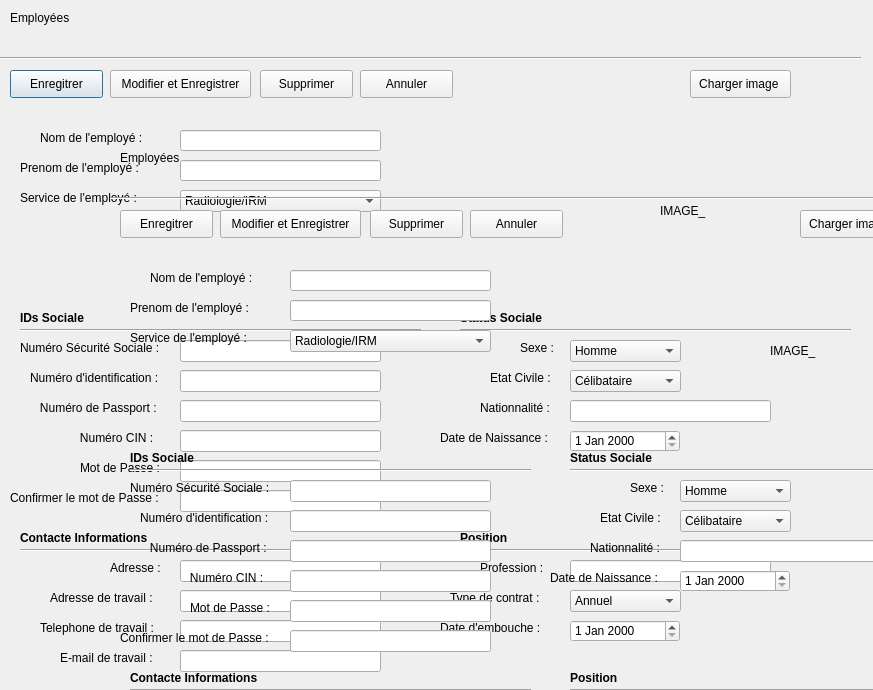
<?xml version="1.0" encoding="UTF-8"?>
<ui version="4.0">
 <class>Employe</class>
 <widget class="QDialog" name="Employe">
  <property name="geometry">
   <rect>
    <x>0</x>
    <y>0</y>
    <width>873</width>
    <height>690</height>
   </rect>
  </property>
  <property name="windowTitle">
   <string>Dialog</string>
  </property>
  <widget class="QLabel" name="label_nom">
   <property name="geometry">
    <rect>
     <x>40</x>
     <y>130</y>
     <width>111</width>
     <height>16</height>
    </rect>
   </property>
   <property name="text">
    <string>Nom de l'employé : </string>
   </property>
  </widget>
  <widget class="QLabel" name="label_NSS">
   <property name="geometry">
    <rect>
     <x>20</x>
     <y>340</y>
     <width>151</width>
     <height>16</height>
    </rect>
   </property>
   <property name="text">
    <string>Numéro Sécurité Sociale : </string>
   </property>
  </widget>
  <widget class="QLabel" name="label_ID">
   <property name="geometry">
    <rect>
     <x>30</x>
     <y>370</y>
     <width>141</width>
     <height>16</height>
    </rect>
   </property>
   <property name="text">
    <string>Numéro d'identification :</string>
   </property>
  </widget>
  <widget class="QLabel" name="label_passport">
   <property name="geometry">
    <rect>
     <x>30</x>
     <y>400</y>
     <width>141</width>
     <height>16</height>
    </rect>
   </property>
   <property name="text">
    <string>   Numéro de Passport :</string>
   </property>
  </widget>
  <widget class="QLabel" name="label_CIN">
   <property name="geometry">
    <rect>
     <x>30</x>
     <y>430</y>
     <width>141</width>
     <height>16</height>
    </rect>
   </property>
   <property name="text">
    <string>               Numéro CIN :</string>
   </property>
  </widget>
  <widget class="QLabel" name="label_12">
   <property name="geometry">
    <rect>
     <x>10</x>
     <y>10</y>
     <width>81</width>
     <height>16</height>
    </rect>
   </property>
   <property name="text">
    <string>Employées</string>
   </property>
  </widget>
  <widget class="Line" name="line">
   <property name="geometry">
    <rect>
     <x>0</x>
     <y>50</y>
     <width>861</width>
     <height>16</height>
    </rect>
   </property>
   <property name="orientation">
    <enum>Qt::Horizontal</enum>
   </property>
  </widget>
  <widget class="QPushButton" name="pushButton_Ajouter">
   <property name="geometry">
    <rect>
     <x>10</x>
     <y>70</y>
     <width>93</width>
     <height>28</height>
    </rect>
   </property>
   <property name="text">
    <string>Enregitrer</string>
   </property>
  </widget>
  <widget class="QPushButton" name="pushButton_3">
   <property name="geometry">
    <rect>
     <x>360</x>
     <y>70</y>
     <width>93</width>
     <height>28</height>
    </rect>
   </property>
   <property name="text">
    <string>Annuler</string>
   </property>
  </widget>
  <widget class="QLabel" name="label_service">
   <property name="geometry">
    <rect>
     <x>20</x>
     <y>190</y>
     <width>141</width>
     <height>16</height>
    </rect>
   </property>
   <property name="text">
    <string>Service de l'employé : </string>
   </property>
  </widget>
  <widget class="QLineEdit" name="lineEdit_nom">
   <property name="geometry">
    <rect>
     <x>180</x>
     <y>130</y>
     <width>201</width>
     <height>21</height>
    </rect>
   </property>
  </widget>
  <widget class="QLabel" name="label_image">
   <property name="geometry">
    <rect>
     <x>660</x>
     <y>130</y>
     <width>161</width>
     <height>161</height>
    </rect>
   </property>
   <property name="text">
    <string>IMAGE_</string>
   </property>
  </widget>
  <widget class="QComboBox" name="comboBox_service">
   <property name="geometry">
    <rect>
     <x>180</x>
     <y>190</y>
     <width>201</width>
     <height>22</height>
    </rect>
   </property>
   <item>
    <property name="text">
     <string>Radiologie/IRM</string>
    </property>
   </item>
   <item>
    <property name="text">
     <string>Cardiologie</string>
    </property>
   </item>
   <item>
    <property name="text">
     <string>finacière</string>
    </property>
   </item>
  </widget>
  <widget class="QLineEdit" name="lineEdit_NSS">
   <property name="geometry">
    <rect>
     <x>180</x>
     <y>340</y>
     <width>201</width>
     <height>22</height>
    </rect>
   </property>
  </widget>
  <widget class="QLineEdit" name="lineEdit_ID">
   <property name="geometry">
    <rect>
     <x>180</x>
     <y>370</y>
     <width>201</width>
     <height>22</height>
    </rect>
   </property>
  </widget>
  <widget class="QLineEdit" name="lineEdit_passport">
   <property name="geometry">
    <rect>
     <x>180</x>
     <y>400</y>
     <width>201</width>
     <height>22</height>
    </rect>
   </property>
  </widget>
  <widget class="QLineEdit" name="lineEdit_CIN">
   <property name="geometry">
    <rect>
     <x>180</x>
     <y>430</y>
     <width>201</width>
     <height>22</height>
    </rect>
   </property>
  </widget>
  <widget class="Line" name="line_2">
   <property name="geometry">
    <rect>
     <x>20</x>
     <y>320</y>
     <width>401</width>
     <height>20</height>
    </rect>
   </property>
   <property name="orientation">
    <enum>Qt::Horizontal</enum>
   </property>
  </widget>
  <widget class="QLabel" name="label_7">
   <property name="geometry">
    <rect>
     <x>20</x>
     <y>310</y>
     <width>71</width>
     <height>16</height>
    </rect>
   </property>
   <property name="font">
    <font>
     <weight>75</weight>
     <bold>true</bold>
    </font>
   </property>
   <property name="text">
    <string>IDs Sociale</string>
   </property>
  </widget>
  <widget class="Line" name="line_3">
   <property name="geometry">
    <rect>
     <x>460</x>
     <y>320</y>
     <width>391</width>
     <height>20</height>
    </rect>
   </property>
   <property name="orientation">
    <enum>Qt::Horizontal</enum>
   </property>
  </widget>
  <widget class="QLabel" name="label_15">
   <property name="geometry">
    <rect>
     <x>460</x>
     <y>310</y>
     <width>101</width>
     <height>16</height>
    </rect>
   </property>
   <property name="font">
    <font>
     <weight>75</weight>
     <bold>true</bold>
    </font>
   </property>
   <property name="text">
    <string>Status Sociale</string>
   </property>
  </widget>
  <widget class="QLabel" name="label_sexe">
   <property name="geometry">
    <rect>
     <x>520</x>
     <y>340</y>
     <width>151</width>
     <height>16</height>
    </rect>
   </property>
   <property name="text">
    <string>Sexe : </string>
   </property>
  </widget>
  <widget class="QComboBox" name="comboBox_sexe">
   <property name="geometry">
    <rect>
     <x>570</x>
     <y>340</y>
     <width>111</width>
     <height>22</height>
    </rect>
   </property>
   <item>
    <property name="text">
     <string>Homme</string>
    </property>
   </item>
   <item>
    <property name="text">
     <string>Femme</string>
    </property>
   </item>
  </widget>
  <widget class="QLabel" name="label_etatCivil">
   <property name="geometry">
    <rect>
     <x>490</x>
     <y>370</y>
     <width>151</width>
     <height>16</height>
    </rect>
   </property>
   <property name="text">
    <string>Etat Civile :</string>
   </property>
  </widget>
  <widget class="QComboBox" name="comboBox_EtatCivil">
   <property name="geometry">
    <rect>
     <x>570</x>
     <y>370</y>
     <width>111</width>
     <height>22</height>
    </rect>
   </property>
   <item>
    <property name="text">
     <string>Célibataire</string>
    </property>
   </item>
   <item>
    <property name="text">
     <string>Marié</string>
    </property>
   </item>
  </widget>
  <widget class="QLabel" name="label_nationnalite">
   <property name="geometry">
    <rect>
     <x>480</x>
     <y>400</y>
     <width>91</width>
     <height>16</height>
    </rect>
   </property>
   <property name="text">
    <string>Nationnalité : </string>
   </property>
  </widget>
  <widget class="QLineEdit" name="lineEdit_nationnalite">
   <property name="geometry">
    <rect>
     <x>570</x>
     <y>400</y>
     <width>201</width>
     <height>22</height>
    </rect>
   </property>
  </widget>
  <widget class="QLabel" name="label_dateNaissance">
   <property name="geometry">
    <rect>
     <x>440</x>
     <y>430</y>
     <width>121</width>
     <height>16</height>
    </rect>
   </property>
   <property name="text">
    <string>Date de Naissance :</string>
   </property>
  </widget>
  <widget class="QDateEdit" name="dateEdit_dateNaissance">
   <property name="geometry">
    <rect>
     <x>570</x>
     <y>430</y>
     <width>110</width>
     <height>22</height>
    </rect>
   </property>
  </widget>
  <widget class="Line" name="line_4">
   <property name="geometry">
    <rect>
     <x>20</x>
     <y>540</y>
     <width>401</width>
     <height>20</height>
    </rect>
   </property>
   <property name="orientation">
    <enum>Qt::Horizontal</enum>
   </property>
  </widget>
  <widget class="QLabel" name="label_20">
   <property name="geometry">
    <rect>
     <x>20</x>
     <y>530</y>
     <width>151</width>
     <height>16</height>
    </rect>
   </property>
   <property name="font">
    <font>
     <weight>75</weight>
     <bold>true</bold>
    </font>
   </property>
   <property name="text">
    <string>Contacte Informations</string>
   </property>
  </widget>
  <widget class="QLabel" name="label_adresse">
   <property name="geometry">
    <rect>
     <x>110</x>
     <y>560</y>
     <width>71</width>
     <height>16</height>
    </rect>
   </property>
   <property name="text">
    <string>Adresse :</string>
   </property>
  </widget>
  <widget class="QLineEdit" name="lineEdit_adresse">
   <property name="geometry">
    <rect>
     <x>180</x>
     <y>560</y>
     <width>201</width>
     <height>22</height>
    </rect>
   </property>
  </widget>
  <widget class="QLabel" name="label_adresseTravail">
   <property name="geometry">
    <rect>
     <x>50</x>
     <y>590</y>
     <width>131</width>
     <height>16</height>
    </rect>
   </property>
   <property name="text">
    <string>Adresse de travail :</string>
   </property>
  </widget>
  <widget class="QLineEdit" name="lineEdit_adresseTravail">
   <property name="geometry">
    <rect>
     <x>180</x>
     <y>590</y>
     <width>201</width>
     <height>22</height>
    </rect>
   </property>
  </widget>
  <widget class="QLineEdit" name="lineEdit_telephoneTravail">
   <property name="geometry">
    <rect>
     <x>180</x>
     <y>620</y>
     <width>201</width>
     <height>22</height>
    </rect>
   </property>
  </widget>
  <widget class="QLabel" name="label_telephoneTravail">
   <property name="geometry">
    <rect>
     <x>40</x>
     <y>620</y>
     <width>131</width>
     <height>16</height>
    </rect>
   </property>
   <property name="text">
    <string>Telephone de travail :</string>
   </property>
  </widget>
  <widget class="QLabel" name="label_mailTravail">
   <property name="geometry">
    <rect>
     <x>60</x>
     <y>650</y>
     <width>131</width>
     <height>16</height>
    </rect>
   </property>
   <property name="text">
    <string>E-mail de travail :</string>
   </property>
  </widget>
  <widget class="QLineEdit" name="lineEdit_mailTravail">
   <property name="geometry">
    <rect>
     <x>180</x>
     <y>650</y>
     <width>201</width>
     <height>22</height>
    </rect>
   </property>
  </widget>
  <widget class="Line" name="line_5">
   <property name="geometry">
    <rect>
     <x>460</x>
     <y>540</y>
     <width>391</width>
     <height>20</height>
    </rect>
   </property>
   <property name="orientation">
    <enum>Qt::Horizontal</enum>
   </property>
  </widget>
  <widget class="QLabel" name="label_profession">
   <property name="geometry">
    <rect>
     <x>480</x>
     <y>560</y>
     <width>71</width>
     <height>16</height>
    </rect>
   </property>
   <property name="text">
    <string>Profession :</string>
   </property>
  </widget>
  <widget class="QLineEdit" name="lineEdit_profession">
   <property name="geometry">
    <rect>
     <x>570</x>
     <y>560</y>
     <width>201</width>
     <height>22</height>
    </rect>
   </property>
  </widget>
  <widget class="QLabel" name="label_contrat">
   <property name="geometry">
    <rect>
     <x>450</x>
     <y>590</y>
     <width>111</width>
     <height>16</height>
    </rect>
   </property>
   <property name="text">
    <string>Type de contrat :</string>
   </property>
  </widget>
  <widget class="QComboBox" name="comboBox_contrat">
   <property name="geometry">
    <rect>
     <x>570</x>
     <y>590</y>
     <width>111</width>
     <height>22</height>
    </rect>
   </property>
   <item>
    <property name="text">
     <string>Annuel</string>
    </property>
   </item>
   <item>
    <property name="text">
     <string>Payer A l'acte</string>
    </property>
   </item>
  </widget>
  <widget class="QLabel" name="label_embouche">
   <property name="geometry">
    <rect>
     <x>440</x>
     <y>620</y>
     <width>111</width>
     <height>16</height>
    </rect>
   </property>
   <property name="text">
    <string>Date d'embouche :</string>
   </property>
  </widget>
  <widget class="QDateEdit" name="dateEdit_dateEmbouche">
   <property name="geometry">
    <rect>
     <x>570</x>
     <y>620</y>
     <width>110</width>
     <height>22</height>
    </rect>
   </property>
  </widget>
  <widget class="QLabel" name="label_24">
   <property name="geometry">
    <rect>
     <x>460</x>
     <y>530</y>
     <width>151</width>
     <height>16</height>
    </rect>
   </property>
   <property name="font">
    <font>
     <weight>75</weight>
     <bold>true</bold>
    </font>
   </property>
   <property name="text">
    <string>Position</string>
   </property>
  </widget>
  <widget class="QLabel" name="label_prenom">
   <property name="geometry">
    <rect>
     <x>20</x>
     <y>160</y>
     <width>131</width>
     <height>16</height>
    </rect>
   </property>
   <property name="text">
    <string>Prenom de l'employé :</string>
   </property>
  </widget>
  <widget class="QLineEdit" name="lineEdit_prenom">
   <property name="geometry">
    <rect>
     <x>180</x>
     <y>160</y>
     <width>201</width>
     <height>21</height>
    </rect>
   </property>
  </widget>
  <widget class="QPushButton" name="pushButton_supprmier">
   <property name="geometry">
    <rect>
     <x>260</x>
     <y>70</y>
     <width>93</width>
     <height>28</height>
    </rect>
   </property>
   <property name="text">
    <string>Supprimer</string>
   </property>
  </widget>
  <widget class="QPushButton" name="pushButton_Edit">
   <property name="geometry">
    <rect>
     <x>110</x>
     <y>70</y>
     <width>141</width>
     <height>28</height>
    </rect>
   </property>
   <property name="text">
    <string>Modifier et Enregistrer</string>
   </property>
  </widget>
  <widget class="QPushButton" name="pushButton">
   <property name="geometry">
    <rect>
     <x>690</x>
     <y>70</y>
     <width>101</width>
     <height>28</height>
    </rect>
   </property>
   <property name="text">
    <string>Charger image </string>
   </property>
  </widget>
  <widget class="QLabel" name="label_motdepasse">
   <property name="geometry">
    <rect>
     <x>80</x>
     <y>460</y>
     <width>91</width>
     <height>16</height>
    </rect>
   </property>
   <property name="text">
    <string>Mot de Passe : </string>
   </property>
  </widget>
  <widget class="QLineEdit" name="lineEdit_motdepasse">
   <property name="geometry">
    <rect>
     <x>180</x>
     <y>460</y>
     <width>201</width>
     <height>22</height>
    </rect>
   </property>
  </widget>
  <widget class="QLabel" name="label_confirmermotdepasse">
   <property name="geometry">
    <rect>
     <x>10</x>
     <y>490</y>
     <width>171</width>
     <height>16</height>
    </rect>
   </property>
   <property name="text">
    <string>Confirmer le mot de Passe :</string>
   </property>
  </widget>
  <widget class="QLineEdit" name="lineEdit_confirmermotdepasse">
   <property name="geometry">
    <rect>
     <x>180</x>
     <y>490</y>
     <width>201</width>
     <height>22</height>
    </rect>
   </property>
  </widget>
  <widget class="QLineEdit" name="lineEdit_nom_2">
   <property name="geometry">
    <rect>
     <x>290</x>
     <y>270</y>
     <width>201</width>
     <height>21</height>
    </rect>
   </property>
  </widget>
  <widget class="QLabel" name="label_passport_2">
   <property name="geometry">
    <rect>
     <x>140</x>
     <y>540</y>
     <width>141</width>
     <height>16</height>
    </rect>
   </property>
   <property name="text">
    <string>   Numéro de Passport :</string>
   </property>
  </widget>
  <widget class="QLineEdit" name="lineEdit_telephoneTravail_2">
   <property name="geometry">
    <rect>
     <x>290</x>
     <y>760</y>
     <width>201</width>
     <height>22</height>
    </rect>
   </property>
  </widget>
  <widget class="QDateEdit" name="dateEdit_dateNaissance_2">
   <property name="geometry">
    <rect>
     <x>680</x>
     <y>570</y>
     <width>110</width>
     <height>22</height>
    </rect>
   </property>
  </widget>
  <widget class="QComboBox" name="comboBox_sexe_2">
   <property name="geometry">
    <rect>
     <x>680</x>
     <y>480</y>
     <width>111</width>
     <height>22</height>
    </rect>
   </property>
   <item>
    <property name="text">
     <string>Homme</string>
    </property>
   </item>
   <item>
    <property name="text">
     <string>Femme</string>
    </property>
   </item>
  </widget>
  <widget class="QLineEdit" name="lineEdit_adresseTravail_2">
   <property name="geometry">
    <rect>
     <x>290</x>
     <y>730</y>
     <width>201</width>
     <height>22</height>
    </rect>
   </property>
  </widget>
  <widget class="QLineEdit" name="lineEdit_ID_2">
   <property name="geometry">
    <rect>
     <x>290</x>
     <y>510</y>
     <width>201</width>
     <height>22</height>
    </rect>
   </property>
  </widget>
  <widget class="QLabel" name="label_service_2">
   <property name="geometry">
    <rect>
     <x>130</x>
     <y>330</y>
     <width>141</width>
     <height>16</height>
    </rect>
   </property>
   <property name="text">
    <string>Service de l'employé : </string>
   </property>
  </widget>
  <widget class="QLineEdit" name="lineEdit_prenom_2">
   <property name="geometry">
    <rect>
     <x>290</x>
     <y>300</y>
     <width>201</width>
     <height>21</height>
    </rect>
   </property>
  </widget>
  <widget class="QLineEdit" name="lineEdit_passport_2">
   <property name="geometry">
    <rect>
     <x>290</x>
     <y>540</y>
     <width>201</width>
     <height>22</height>
    </rect>
   </property>
  </widget>
  <widget class="QLabel" name="label_sexe_2">
   <property name="geometry">
    <rect>
     <x>630</x>
     <y>480</y>
     <width>151</width>
     <height>16</height>
    </rect>
   </property>
   <property name="text">
    <string>Sexe : </string>
   </property>
  </widget>
  <widget class="QPushButton" name="pushButton_2">
   <property name="geometry">
    <rect>
     <x>800</x>
     <y>210</y>
     <width>101</width>
     <height>28</height>
    </rect>
   </property>
   <property name="text">
    <string>Charger image </string>
   </property>
  </widget>
  <widget class="QLineEdit" name="lineEdit_NSS_2">
   <property name="geometry">
    <rect>
     <x>290</x>
     <y>480</y>
     <width>201</width>
     <height>22</height>
    </rect>
   </property>
  </widget>
  <widget class="QLabel" name="label_21">
   <property name="geometry">
    <rect>
     <x>130</x>
     <y>670</y>
     <width>151</width>
     <height>16</height>
    </rect>
   </property>
   <property name="font">
    <font>
     <weight>75</weight>
     <bold>true</bold>
    </font>
   </property>
   <property name="text">
    <string>Contacte Informations</string>
   </property>
  </widget>
  <widget class="QLineEdit" name="lineEdit_nationnalite_2">
   <property name="geometry">
    <rect>
     <x>680</x>
     <y>540</y>
     <width>201</width>
     <height>22</height>
    </rect>
   </property>
  </widget>
  <widget class="QLabel" name="label_image_2">
   <property name="geometry">
    <rect>
     <x>770</x>
     <y>270</y>
     <width>161</width>
     <height>161</height>
    </rect>
   </property>
   <property name="text">
    <string>IMAGE_</string>
   </property>
  </widget>
  <widget class="QLabel" name="label_dateNaissance_2">
   <property name="geometry">
    <rect>
     <x>550</x>
     <y>570</y>
     <width>121</width>
     <height>16</height>
    </rect>
   </property>
   <property name="text">
    <string>Date de Naissance :</string>
   </property>
  </widget>
  <widget class="QLabel" name="label_ID_2">
   <property name="geometry">
    <rect>
     <x>140</x>
     <y>510</y>
     <width>141</width>
     <height>16</height>
    </rect>
   </property>
   <property name="text">
    <string>Numéro d'identification :</string>
   </property>
  </widget>
  <widget class="Line" name="line_6">
   <property name="geometry">
    <rect>
     <x>570</x>
     <y>680</y>
     <width>391</width>
     <height>20</height>
    </rect>
   </property>
   <property name="orientation">
    <enum>Qt::Horizontal</enum>
   </property>
  </widget>
  <widget class="QPushButton" name="pushButton_4">
   <property name="geometry">
    <rect>
     <x>470</x>
     <y>210</y>
     <width>93</width>
     <height>28</height>
    </rect>
   </property>
   <property name="text">
    <string>Annuler</string>
   </property>
  </widget>
  <widget class="QLabel" name="label_8">
   <property name="geometry">
    <rect>
     <x>130</x>
     <y>450</y>
     <width>71</width>
     <height>16</height>
    </rect>
   </property>
   <property name="font">
    <font>
     <weight>75</weight>
     <bold>true</bold>
    </font>
   </property>
   <property name="text">
    <string>IDs Sociale</string>
   </property>
  </widget>
  <widget class="QLabel" name="label_profession_2">
   <property name="geometry">
    <rect>
     <x>590</x>
     <y>700</y>
     <width>71</width>
     <height>16</height>
    </rect>
   </property>
   <property name="text">
    <string>Profession :</string>
   </property>
  </widget>
  <widget class="QLabel" name="label_contrat_2">
   <property name="geometry">
    <rect>
     <x>560</x>
     <y>730</y>
     <width>111</width>
     <height>16</height>
    </rect>
   </property>
   <property name="text">
    <string>Type de contrat :</string>
   </property>
  </widget>
  <widget class="QLabel" name="label_prenom_2">
   <property name="geometry">
    <rect>
     <x>130</x>
     <y>300</y>
     <width>131</width>
     <height>16</height>
    </rect>
   </property>
   <property name="text">
    <string>Prenom de l'employé :</string>
   </property>
  </widget>
  <widget class="QPushButton" name="pushButton_supprmier_2">
   <property name="geometry">
    <rect>
     <x>370</x>
     <y>210</y>
     <width>93</width>
     <height>28</height>
    </rect>
   </property>
   <property name="text">
    <string>Supprimer</string>
   </property>
  </widget>
  <widget class="QLineEdit" name="lineEdit_motdepasse_2">
   <property name="geometry">
    <rect>
     <x>290</x>
     <y>600</y>
     <width>201</width>
     <height>22</height>
    </rect>
   </property>
  </widget>
  <widget class="QComboBox" name="comboBox_EtatCivil_2">
   <property name="geometry">
    <rect>
     <x>680</x>
     <y>510</y>
     <width>111</width>
     <height>22</height>
    </rect>
   </property>
   <item>
    <property name="text">
     <string>Célibataire</string>
    </property>
   </item>
   <item>
    <property name="text">
     <string>Marié</string>
    </property>
   </item>
  </widget>
  <widget class="QLabel" name="label_CIN_2">
   <property name="geometry">
    <rect>
     <x>140</x>
     <y>570</y>
     <width>141</width>
     <height>16</height>
    </rect>
   </property>
   <property name="text">
    <string>               Numéro CIN :</string>
   </property>
  </widget>
  <widget class="Line" name="line_7">
   <property name="geometry">
    <rect>
     <x>570</x>
     <y>460</y>
     <width>391</width>
     <height>20</height>
    </rect>
   </property>
   <property name="orientation">
    <enum>Qt::Horizontal</enum>
   </property>
  </widget>
  <widget class="QLineEdit" name="lineEdit_profession_2">
   <property name="geometry">
    <rect>
     <x>680</x>
     <y>700</y>
     <width>201</width>
     <height>22</height>
    </rect>
   </property>
  </widget>
  <widget class="QComboBox" name="comboBox_service_2">
   <property name="geometry">
    <rect>
     <x>290</x>
     <y>330</y>
     <width>201</width>
     <height>22</height>
    </rect>
   </property>
   <item>
    <property name="text">
     <string>Radiologie/IRM</string>
    </property>
   </item>
   <item>
    <property name="text">
     <string>Cardiologie</string>
    </property>
   </item>
   <item>
    <property name="text">
     <string>finacière</string>
    </property>
   </item>
  </widget>
  <widget class="QLabel" name="label_nom_2">
   <property name="geometry">
    <rect>
     <x>150</x>
     <y>270</y>
     <width>111</width>
     <height>16</height>
    </rect>
   </property>
   <property name="text">
    <string>Nom de l'employé : </string>
   </property>
  </widget>
  <widget class="Line" name="line_8">
   <property name="geometry">
    <rect>
     <x>110</x>
     <y>190</y>
     <width>861</width>
     <height>16</height>
    </rect>
   </property>
   <property name="orientation">
    <enum>Qt::Horizontal</enum>
   </property>
  </widget>
  <widget class="QLabel" name="label_adresseTravail_2">
   <property name="geometry">
    <rect>
     <x>160</x>
     <y>730</y>
     <width>131</width>
     <height>16</height>
    </rect>
   </property>
   <property name="text">
    <string>Adresse de travail :</string>
   </property>
  </widget>
  <widget class="QLabel" name="label_adresse_2">
   <property name="geometry">
    <rect>
     <x>220</x>
     <y>700</y>
     <width>71</width>
     <height>16</height>
    </rect>
   </property>
   <property name="text">
    <string>Adresse :</string>
   </property>
  </widget>
  <widget class="QLineEdit" name="lineEdit_confirmermotdepasse_2">
   <property name="geometry">
    <rect>
     <x>290</x>
     <y>630</y>
     <width>201</width>
     <height>22</height>
    </rect>
   </property>
  </widget>
  <widget class="QLabel" name="label_13">
   <property name="geometry">
    <rect>
     <x>120</x>
     <y>150</y>
     <width>81</width>
     <height>16</height>
    </rect>
   </property>
   <property name="text">
    <string>Employées</string>
   </property>
  </widget>
  <widget class="QComboBox" name="comboBox_contrat_2">
   <property name="geometry">
    <rect>
     <x>680</x>
     <y>730</y>
     <width>111</width>
     <height>22</height>
    </rect>
   </property>
   <item>
    <property name="text">
     <string>Annuel</string>
    </property>
   </item>
   <item>
    <property name="text">
     <string>Payer A l'acte</string>
    </property>
   </item>
  </widget>
  <widget class="QDateEdit" name="dateEdit_dateEmbouche_2">
   <property name="geometry">
    <rect>
     <x>680</x>
     <y>760</y>
     <width>110</width>
     <height>22</height>
    </rect>
   </property>
  </widget>
  <widget class="QLabel" name="label_NSS_2">
   <property name="geometry">
    <rect>
     <x>130</x>
     <y>480</y>
     <width>151</width>
     <height>16</height>
    </rect>
   </property>
   <property name="text">
    <string>Numéro Sécurité Sociale : </string>
   </property>
  </widget>
  <widget class="Line" name="line_9">
   <property name="geometry">
    <rect>
     <x>130</x>
     <y>680</y>
     <width>401</width>
     <height>20</height>
    </rect>
   </property>
   <property name="orientation">
    <enum>Qt::Horizontal</enum>
   </property>
  </widget>
  <widget class="QLabel" name="label_motdepasse_2">
   <property name="geometry">
    <rect>
     <x>190</x>
     <y>600</y>
     <width>91</width>
     <height>16</height>
    </rect>
   </property>
   <property name="text">
    <string>Mot de Passe : </string>
   </property>
  </widget>
  <widget class="QPushButton" name="pushButton_Ajouter_2">
   <property name="geometry">
    <rect>
     <x>120</x>
     <y>210</y>
     <width>93</width>
     <height>28</height>
    </rect>
   </property>
   <property name="text">
    <string>Enregitrer</string>
   </property>
  </widget>
  <widget class="QLabel" name="label_16">
   <property name="geometry">
    <rect>
     <x>570</x>
     <y>450</y>
     <width>101</width>
     <height>16</height>
    </rect>
   </property>
   <property name="font">
    <font>
     <weight>75</weight>
     <bold>true</bold>
    </font>
   </property>
   <property name="text">
    <string>Status Sociale</string>
   </property>
  </widget>
  <widget class="QLabel" name="label_25">
   <property name="geometry">
    <rect>
     <x>570</x>
     <y>670</y>
     <width>151</width>
     <height>16</height>
    </rect>
   </property>
   <property name="font">
    <font>
     <weight>75</weight>
     <bold>true</bold>
    </font>
   </property>
   <property name="text">
    <string>Position</string>
   </property>
  </widget>
  <widget class="QLabel" name="label_mailTravail_2">
   <property name="geometry">
    <rect>
     <x>170</x>
     <y>790</y>
     <width>131</width>
     <height>16</height>
    </rect>
   </property>
   <property name="text">
    <string>E-mail de travail :</string>
   </property>
  </widget>
  <widget class="QLabel" name="label_nationnalite_2">
   <property name="geometry">
    <rect>
     <x>590</x>
     <y>540</y>
     <width>91</width>
     <height>16</height>
    </rect>
   </property>
   <property name="text">
    <string>Nationnalité : </string>
   </property>
  </widget>
  <widget class="QLabel" name="label_embouche_2">
   <property name="geometry">
    <rect>
     <x>550</x>
     <y>760</y>
     <width>111</width>
     <height>16</height>
    </rect>
   </property>
   <property name="text">
    <string>Date d'embouche :</string>
   </property>
  </widget>
  <widget class="QLabel" name="label_etatCivil_2">
   <property name="geometry">
    <rect>
     <x>600</x>
     <y>510</y>
     <width>151</width>
     <height>16</height>
    </rect>
   </property>
   <property name="text">
    <string>Etat Civile :</string>
   </property>
  </widget>
  <widget class="Line" name="line_10">
   <property name="geometry">
    <rect>
     <x>130</x>
     <y>460</y>
     <width>401</width>
     <height>20</height>
    </rect>
   </property>
   <property name="orientation">
    <enum>Qt::Horizontal</enum>
   </property>
  </widget>
  <widget class="QLabel" name="label_confirmermotdepasse_2">
   <property name="geometry">
    <rect>
     <x>120</x>
     <y>630</y>
     <width>171</width>
     <height>16</height>
    </rect>
   </property>
   <property name="text">
    <string>Confirmer le mot de Passe :</string>
   </property>
  </widget>
  <widget class="QLineEdit" name="lineEdit_CIN_2">
   <property name="geometry">
    <rect>
     <x>290</x>
     <y>570</y>
     <width>201</width>
     <height>22</height>
    </rect>
   </property>
  </widget>
  <widget class="QLineEdit" name="lineEdit_mailTravail_2">
   <property name="geometry">
    <rect>
     <x>290</x>
     <y>790</y>
     <width>201</width>
     <height>22</height>
    </rect>
   </property>
  </widget>
  <widget class="QLineEdit" name="lineEdit_adresse_2">
   <property name="geometry">
    <rect>
     <x>290</x>
     <y>700</y>
     <width>201</width>
     <height>22</height>
    </rect>
   </property>
  </widget>
  <widget class="QLabel" name="label_telephoneTravail_2">
   <property name="geometry">
    <rect>
     <x>150</x>
     <y>760</y>
     <width>131</width>
     <height>16</height>
    </rect>
   </property>
   <property name="text">
    <string>Telephone de travail :</string>
   </property>
  </widget>
  <widget class="QPushButton" name="pushButton_Edit_2">
   <property name="geometry">
    <rect>
     <x>220</x>
     <y>210</y>
     <width>141</width>
     <height>28</height>
    </rect>
   </property>
   <property name="text">
    <string>Modifier et Enregistrer</string>
   </property>
  </widget>
 </widget>
 <resources/>
 <connections/>
</ui>
